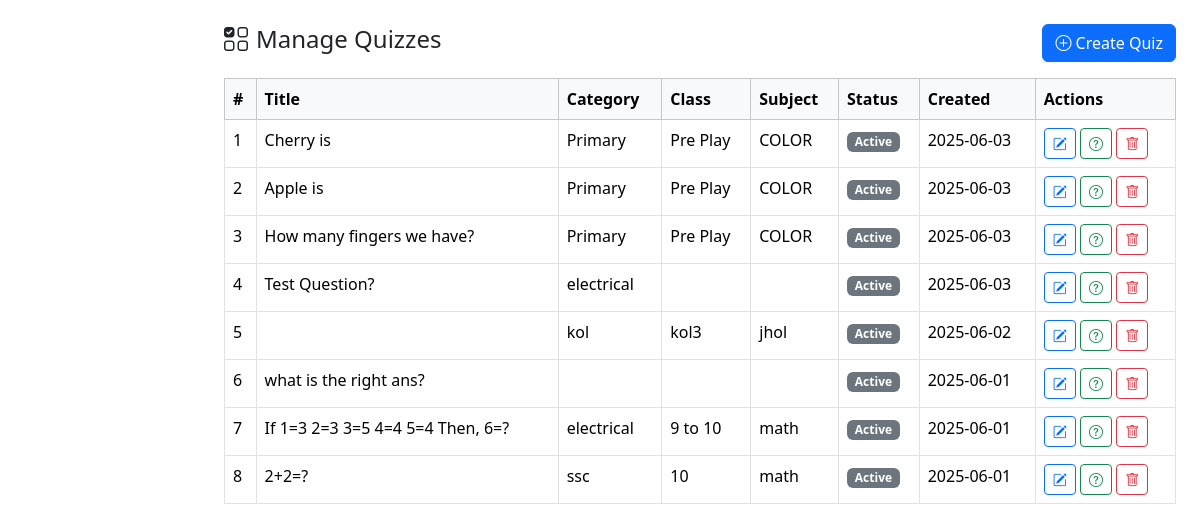
The page /admin/manage_quizzes.php on the database its author committed.
### tables this page shows
CREATE TABLE `quizzes` (
  `id` int(11) NOT NULL,
  `title` varchar(255) NOT NULL,
  `description` text DEFAULT NULL,
  `status` enum('active','inactive','pending') DEFAULT 'active',
  `category_id` int(11) DEFAULT NULL,
  `class_id` int(11) DEFAULT NULL,
  `subject_id` int(11) DEFAULT NULL,
  `event_id` int(11) DEFAULT NULL,
  `created_by` int(11) DEFAULT NULL,
  `created_at` timestamp NOT NULL DEFAULT current_timestamp(),
  `updated_at` timestamp NOT NULL DEFAULT current_timestamp() ON UPDATE current_timestamp()
);

CREATE TABLE `categories` (
  `id` int(11) NOT NULL,
  `name` varchar(100) NOT NULL,
  `slug` varchar(100) NOT NULL,
  `description` text DEFAULT NULL,
  `icon` varchar(100) DEFAULT NULL,
  `status` enum('active','inactive') DEFAULT 'active',
  `created_by` int(11) DEFAULT NULL,
  `created_at` timestamp NOT NULL DEFAULT current_timestamp(),
  `updated_at` timestamp NOT NULL DEFAULT current_timestamp() ON UPDATE current_timestamp()
);

CREATE TABLE `classes` (
  `id` int(11) NOT NULL,
  `category_id` int(11) NOT NULL,
  `name` varchar(100) NOT NULL,
  `slug` varchar(100) NOT NULL,
  `description` text DEFAULT NULL,
  `status` enum('active','inactive') DEFAULT 'active',
  `created_by` int(11) DEFAULT NULL,
  `created_at` timestamp NOT NULL DEFAULT current_timestamp(),
  `updated_at` timestamp NOT NULL DEFAULT current_timestamp() ON UPDATE current_timestamp()
);

CREATE TABLE `subjects` (
  `id` int(11) NOT NULL,
  `class_id` int(11) NOT NULL,
  `category_id` int(11) NOT NULL,
  `name` varchar(100) NOT NULL,
  `slug` varchar(100) NOT NULL,
  `description` text DEFAULT NULL,
  `status` enum('active','inactive') DEFAULT 'active',
  `created_by` int(11) DEFAULT NULL,
  `created_at` timestamp NOT NULL DEFAULT current_timestamp(),
  `updated_at` timestamp NOT NULL DEFAULT current_timestamp() ON UPDATE current_timestamp()
);

### admin/manage_quizzes.php (the view, shortened to what this page needs)
<?php
$host = "localhost";
$user = "root";
$pass = "";
$dbname = "quizpallete";
$conn = new mysqli($host, $user, $pass, $dbname);
$quizzes = $conn->query("SELECT q.*, c.name as category, cl.name as class, s.name as subject FROM quizzes q
LEFT JOIN categories c ON q.category_id = c.id
LEFT JOIN classes cl ON q.class_id = cl.id
LEFT JOIN subjects s ON q.subject_id = s.id ORDER BY q.created_at DESC");
?>
<!DOCTYPE html>
<html lang="en">
<head>
  <link href="https://cdn.jsdelivr.net/npm/bootstrap@5.3.6/dist/css/bootstrap.min.css" rel="stylesheet">
  <link rel="stylesheet" href="https://cdn.jsdelivr.net/npm/bootstrap-icons@1.13.1/font/bootstrap-icons.min.css">
</head>
<body>
<div class="container-fluid">
  <div class="row">
    <div class="col-2">
    </div>
    <div class="col-10 p-4">
      <div class="d-flex justify-content-between align-items-center mb-3">
        <h4><i class="bi bi-ui-checks-grid me-2"></i>Manage Quizzes</h4>
        <a href="create_quiz.php" class="btn btn-primary"><i class="bi bi-plus-circle"></i> Create Quiz</a>
      </div>
      <table class="table table-bordered table-hover">
        <thead class="table-light">
          <tr>
            <th>#</th>
            <th>Title</th>
            <th>Category</th>
            <th>Class</th>
            <th>Subject</th>
            <th>Status</th>
            <th>Created</th>
            <th>Actions</th>
          </tr>
        </thead>
        <tbody>
        <?php $i = 1; while($row = $quizzes->fetch_assoc()): ?>
          <tr>
            <td><?= $i++ ?></td>
            <td><?= htmlspecialchars($row['title']) ?></td>
            <td><?= htmlspecialchars($row['category']) ?></td>
            <td><?= htmlspecialchars($row['class']) ?></td>
            <td><?= htmlspecialchars($row['subject']) ?></td>
            <td><span class="badge bg-<?= $row['status'] == 'approved' ? 'success' : ($row['status'] == 'pending' ? 'warning' : 'secondary') ?>"><?= ucfirst($row['status']) ?></span></td>
            <td><?= date('Y-m-d', strtotime($row['created_at'])) ?></td>
            <td>
              <a href="edit_quiz.php?id=<?= $row['id'] ?>" class="btn btn-sm btn-outline-primary"><i class="bi bi-pencil-square"></i></a>
              <a href="manage_questions.php?quiz_id=<?= $row['id'] ?>" class="btn btn-sm btn-outline-success"><i class="bi bi-question-circle"></i></a>
              <a href="delete_quiz.php?id=<?= $row['id'] ?>" onclick="return confirm('Are you sure?')" class="btn btn-sm btn-outline-danger"><i class="bi bi-trash"></i></a>
            </td>
          </tr>
        <?php endwhile; ?>
        </tbody>
      </table>
    </div>
  </div>
</div>
</body>
</html>

### rows shown on the page
quizzes: title "Cherry is", category.name "Primary", class.name "Pre Play", subject.name "COLOR", status "Active", created_at "2025-06-03"
quizzes: title "Apple is", category.name "Primary", class.name "Pre Play", subject.name "COLOR", status "Active", created_at "2025-06-03"
quizzes: title "How many fingers we have?", category.name "Primary", class.name "Pre Play", subject.name "COLOR", status "Active", created_at "2025-06-03"
quizzes: title "Test Question?", category.name "electrical", status "Active", created_at "2025-06-03"
quizzes: category.name "kol", class.name "kol3", subject.name "jhol", status "Active", created_at "2025-06-02"
quizzes: title "what is the right ans?", status "Active", created_at "2025-06-01"
quizzes: title "If 1=3 2=3 3=5 4=4 5=4 Then, 6=?", category.name "electrical", class.name "9 to 10", subject.name "math", status "Active", created_at "2025-06-01"
quizzes: title "2+2=?", category.name "ssc", class.name "10", subject.name "math", status "Active", created_at "2025-06-01"
